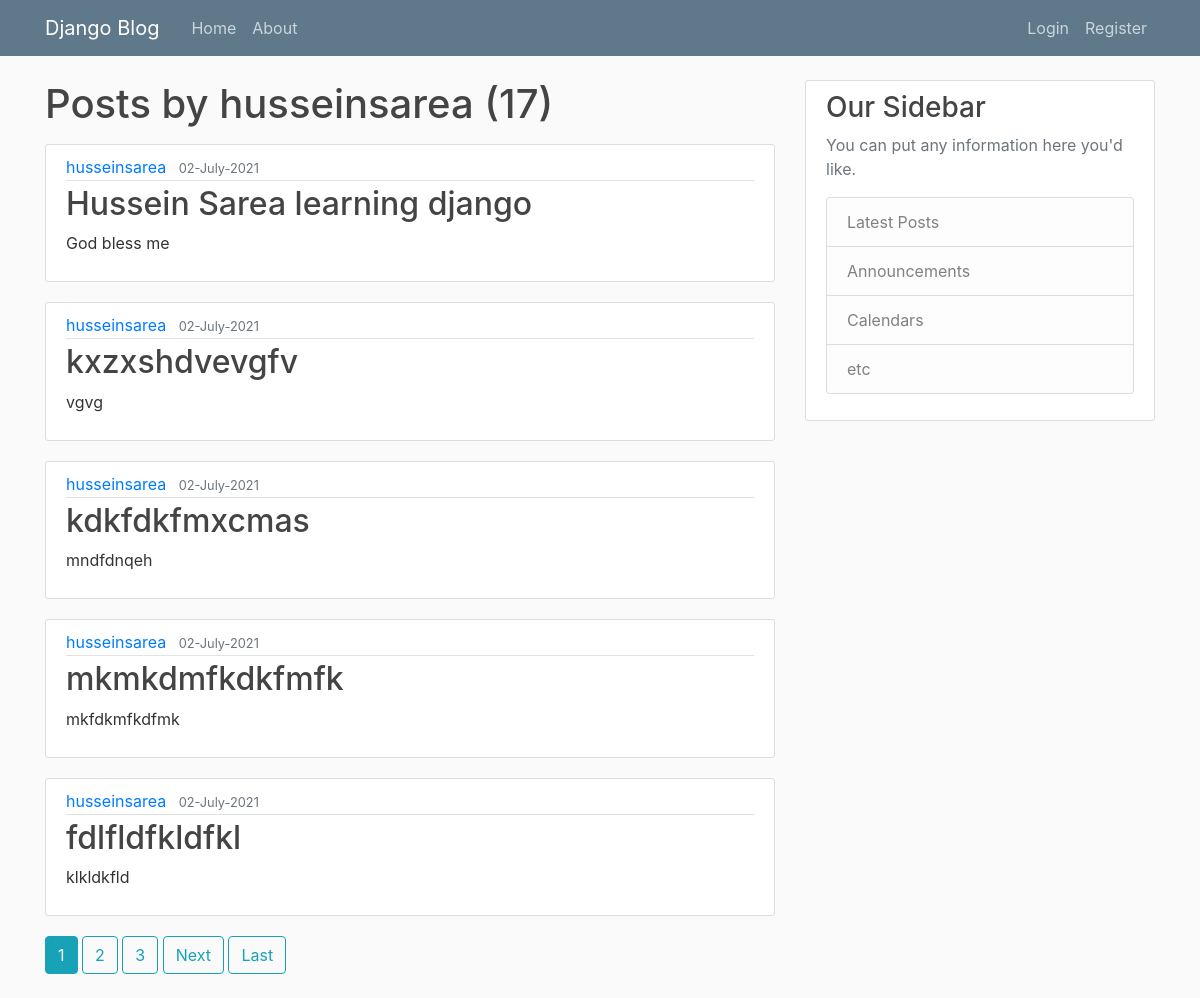
Screenshot of /user/husseinsarea/ with the database file from the repository.
### main/models.py (models this page shows, shortened)
class Post(models.Model):
    title = models.CharField(max_length=100)
    content = models.TextField()
    date_posted = models.DateTimeField(default=timezone.now)
    author = models.ForeignKey(User , on_delete=models.CASCADE)

### main/views.py (the view)
# urls.py: path('user/<str:username>/' , UserPostListView.as_view() , name='user-posts'),
class UserPostListView(ListView):
    model = Post
    template_name = 'main/user_posts.html'
    context_object_name = 'blog_posts' #by default it's object
    paginate_by = 5
    def get_queryset(self):
        user = get_object_or_404(User , username=self.kwargs.get('username'))
        return Post.objects.filter(author = user).order_by('-date_posted')

### main/templates/main/user_posts.html (shortened to what this page needs)
{% extends "main/base.html" %}
{% block content %}
    <h1 class="mb-3" >Posts by {{view.kwargs.username}} ({{page_obj.paginator.count}})</h1>
    {% for post in blog_posts %}
      <article class="media content-section">
        <div class="media-body">
          <div class="article-metadata">
            <a class="mr-2" href="{% url 'user-posts' post.author %}">{{ post.author }}</a>
            <small class="text-muted">{{ post.date_posted|date:'d-F-Y' }}</small>
          </div>
          <h2><a class="article-title" href="{% url 'post-detail' post.pk %}">{{ post.title }}</a></h2>
          <p class="article-content">{{ post.content }}</p>
        </div>
      </article>
    {% endfor %}
    {% if is_paginated %}
      {% for num in page_obj.paginator.page_range %}
        {% if page_obj.number == num %}
          <a class="btn btn-info mb-4" href="?page={{num}}">{{num}}</a>
        {% elif num > page_obj.number|add:'-3' and num < page_obj.number|add:'3'%}
          <a class="btn btn-outline-info mb-4" href="?page={{num}}">{{num}}</a>
        {% endif %}
      {% endfor %}
      {% if page_obj.has_next %}
      <a class="btn btn-outline-info mb-4" href="?page={{page_obj.next_page_number}}">Next</a>
      <a class="btn btn-outline-info mb-4" href="?page={{page_obj.paginator.num_pages}}">Last</a>
      {% endif %}
    {% endif %}
{% endblock content %}

### main/static/main/main.css (style rules this page uses)
body { background: #fafafa; color: #333333; margin-top: 5rem; }
h1, h2, h3, h4, h5, h6 { color: #444444; }
.content-section { background: #ffffff; padding: 10px 20px; border: 1px solid #dddddd; border-radius: 3px; margin-bottom: 20px; }
.article-title { color: #444444; }
.article-content { white-space: pre-line; }
.article-metadata { padding-bottom: 1px; margin-bottom: 4px; border-bottom: 1px solid #e3e3e3 }

### rows the page displays
Post: author "husseinsarea", date_posted "02-July-2021", title "Hussein Sarea learning django", content "God bless me"
Post: author "husseinsarea", date_posted "02-July-2021", title "kxzxshdvevgfv", content "vgvg"
Post: author "husseinsarea", date_posted "02-July-2021", title "kdkfdkfmxcmas", content "mndfdnqeh"
Post: author "husseinsarea", date_posted "02-July-2021", title "mkmkdmfkdkfmfk", content "mkfdkmfkdfmk"
Post: author "husseinsarea", date_posted "02-July-2021", title "fdlfldfkldfkl", content "klkldkfld"

### other values shown
{{ view.kwargs.username }} "husseinsarea"
{{ page_obj.paginator.count }} "17"
{{ num }} "1"
{{ num }} "2" "3"
